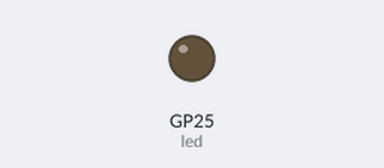
A program run on a simulated Raspberry Pi Pico running MicroPython. Shown: output pins drawn as LEDs (lit = HIGH). What the program prints to the serial console is not drawn.

Above: at 0.5 s.
At 5.0 s:
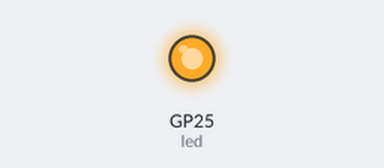
Timing chart, 0 to 6.9 s (numbered marks = the images above):
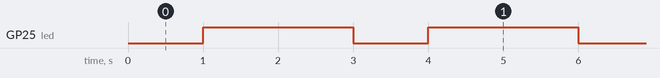

The program:

flashingonboardLED.py
```python
# sometimes when you plug the pico in it doesnt work.
# this works on the pico w (wireless)
# so download the latest and greatest firmware from here
# https://www.raspberrypi.com/documentation/microcontrollers/micropython.html#drag-and-drop-micropython


import machine
import time
print("Hello")
led = machine.Pin("LED",machine.Pin.OUT)
while True:
   time.sleep(1)
   led.on()
   time.sleep(2)
   led.off()
```

Measured:
- by itself, GP25 (led): alternates HIGH for 2.0 s and LOW for 1.0 s
